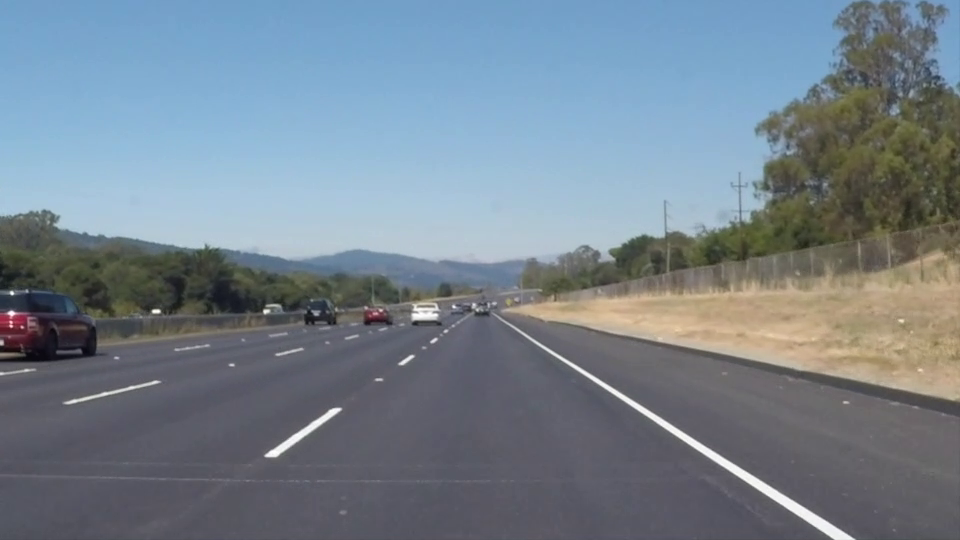
#> input picture frame 22 of Practical_pro_1/video/cv2_white_lane.mp4, 960 x 540 px, given in place of cv2_yellow_lane.mp4, which was not available
$ python main.py
#> lines starting #> are read from the running program, lines starting #| are printed output that depends on the picture; after the words box and inside, x2 and y2 are one past the last pixel; in counts of white or black regions, pixels touching at a corner belong together; pictures that were not available may be replaced by others from this repository, and a replacement may not be noted
#> further down, img is the input picture: shape (540, 960, 3); mean B, G, R 141.9, 130.7, 117.7
import cv2
import numpy as np
import os
import matplotlib.pyplot as plt

'''
在进行霍夫变换之前，通常需要进行边缘检测。Canny边缘检测是一种常用的方法。
使用霍夫变换检测图像中的直线。
OpenCV提供了两种霍夫变换函数：cv2.HoughLines和cv2.HoughLinesP。
cv2.HoughLinesP是概率霍夫变换，通常更常用，因为它计算效率更高。

'''
def nothing(x):
    pass
def creat_track_th():
    cv2.createTrackbar("th", "img", 0, 255, nothing)
    return None
# [8 lines left out: functions creat_track_canny, plt_show, not called in this run]

def img_to_rgb(x):
    return cv2.cvtColor(x, cv2.COLOR_GRAY2BGR)

def fit_output(_points, ymax, ymin):
    x_fit = [p[0] for p in _points]
    y_fit = [p[1] for p in _points]

    fit = np.polyfit(y_fit,x_fit,1)
    fit_fn = np.poly1d(fit)
    # print(type(fit), fit, type(fit_fn),fit_fn)
    xmin = int(fit_fn(ymin))
    xmax = int(fit_fn(ymax))

    return [(xmin, ymin), (xmax, ymax)]

def clean_lines(lines, threshold):
    slope = [(y2 - y1)/(x2 - x1) for line in lines for x1, y1, x2, y2 in line]
    while len(lines) > 0:
        mean = np.mean(slope) # 取平均值
        diff = [abs(s - mean) for s in slope] # 对所有直线的斜率与平均斜率作差，得到所有直线的误差量
        idx = np.argmax(diff) # 找到误差最大的直线的索引
        if diff[idx] > threshold:
            slope.pop(idx)
            lines.pop(idx)
        else:
            break
    return None

def image_process(img):
    global img_th

    img_gray = cv2.cvtColor(img, cv2.COLOR_RGB2GRAY)
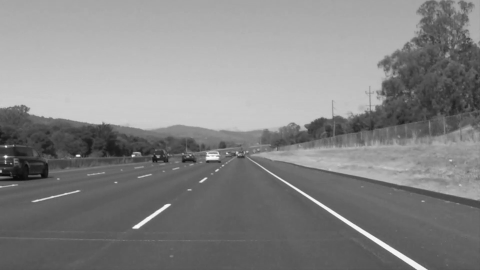
#> img_gray: shape (540, 960) (shown at 1/2 size); min 6, max 255, mean 132.6
    img_blur = cv2.GaussianBlur(img_gray, [5, 5], 1)
    points = np.array([[399, 340], [564, 340], [885, img.shape[0]], [120, img.shape[0]]])

    img_black = np.zeros((img.shape[0], img.shape[1]), dtype=np.uint8)
    mask_img = cv2.fillPoly(img_black, [points], [255])
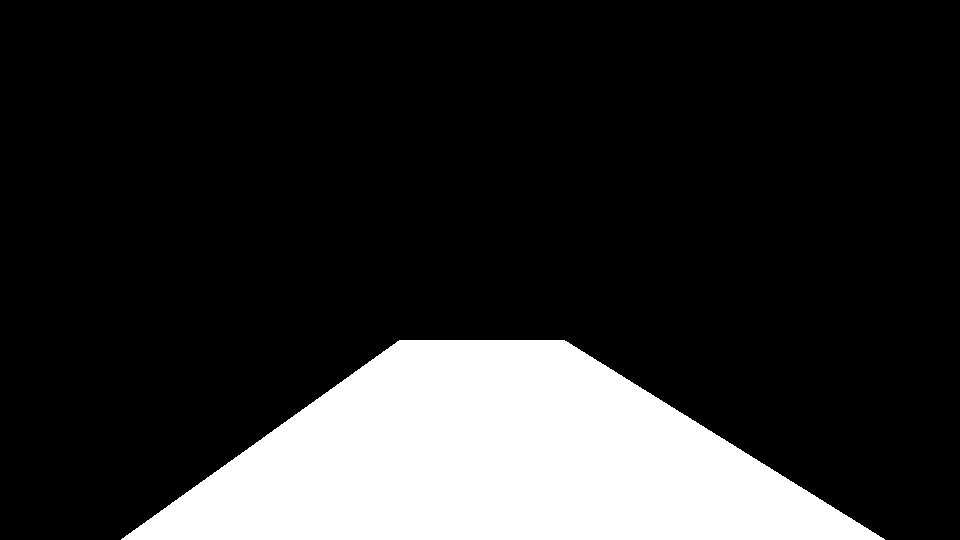
#> img_black: shape (540, 960); 18% white; 1 white region, box (x1, y1, x2, y2) and area: (121, 340, 885, 540) 93100
    ret, img_th = cv2.threshold(img_blur, 160, 255, cv2.THRESH_BINARY)
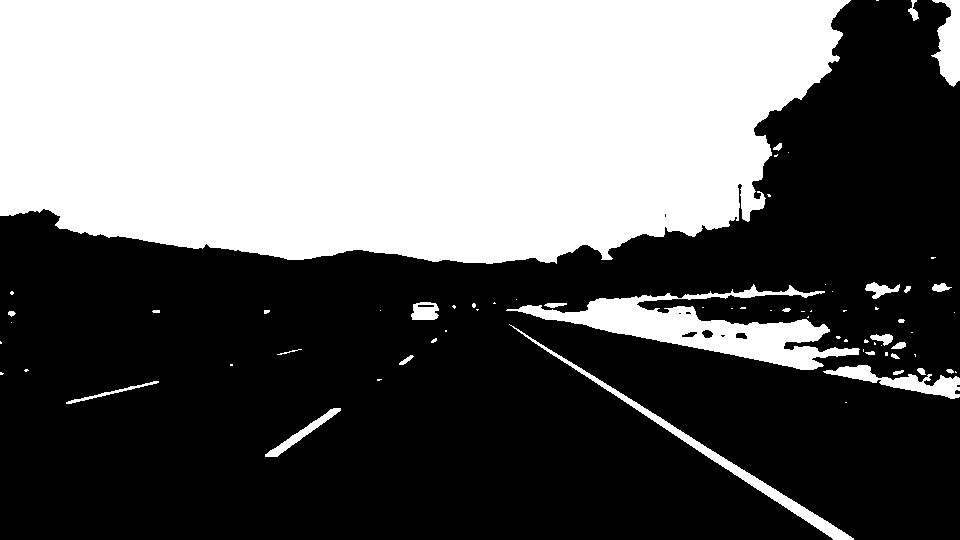
#> img_th: shape (540, 960); 40.9% white; 71 white regions (43 under 20 px), largest, box (x1, y1, x2, y2) and area: (0, 0, 851, 264) 193491, (506, 284, 860, 370) 9915, (509, 324, 854, 540) 2802
    img_bit_add = cv2.bitwise_and(img_th,img_th,mask=mask_img)
#> img_bit_add: shape (540, 960); 0.67% white; 5 white regions (2 under 20 px), largest, box (x1, y1, x2, y2) and area: (531, 340, 854, 540) 2752, (265, 408, 341, 457) 638, (399, 355, 414, 365) 60
    img_edge = cv2.Canny(img_bit_add, 200, 255)
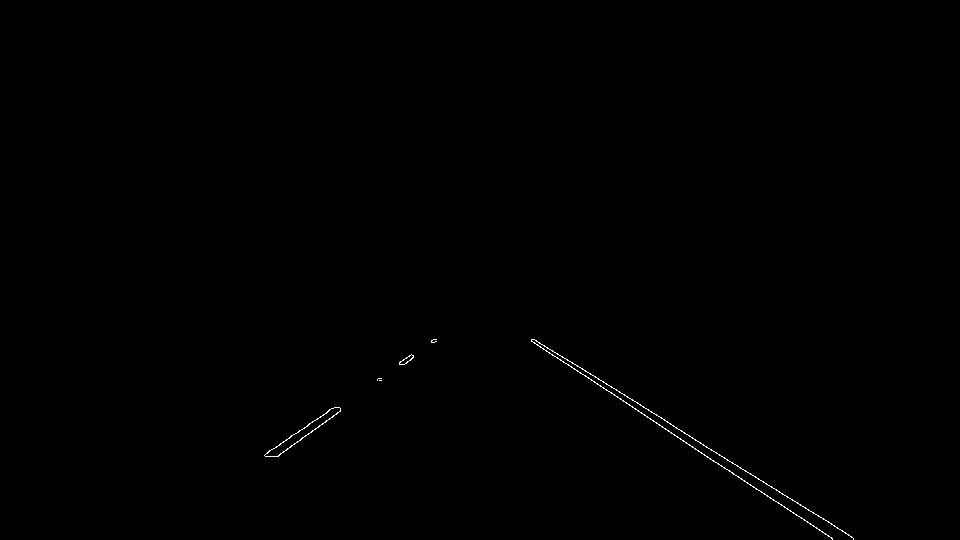
#> img_edge: shape (540, 960); 0.21% white in thin lines or dots, all inside (x1, y1, x2, y2) = (264, 339, 854, 540)
    return img_edge

path = os.getcwd()
img_path = os.path.join(path, "Opencv_learn", "Practical_pro_1/pic/lane2.jpg")

vedio_path = os.path.join(path, "Opencv_learn", "Practical_pro_1", "video", "cv2_yellow_lane.mp4")
if __name__ == "__main__":
    frame = cv2.VideoCapture(vedio_path)
    cv2.namedWindow("img", cv2.WINDOW_NORMAL)
    cv2.namedWindow("img_1", cv2.WINDOW_NORMAL)
    cv2.namedWindow("img_2", cv2.WINDOW_NORMAL)

    # img = cv2.imread(path)
    while True:

        ret, img = frame.read()

        img_edge = image_process(img)

        lines = cv2.HoughLinesP(img_edge, 1, np.pi / 180, 15, minLineLength=10, maxLineGap=10)
#> lines = [[534, 339, 853, 538], [620, 399, 831, 537], [531, 341, 674, 434], [277, 456, 340, 410], [267, 452, 332, 408], [403, 364, 413, 357], [264, 455, 335, 407], [737, 465, 851, 536], [276, 456, 337, 412], [399, 363, 411, 354], [698, 451, 832, 538]]
        # print(len(lines), lines)
        img_color = img_to_rgb(img_edge)

        # creat_track_th()
        # creat_track_canny()

        left_lines = []
        right_lines = []
        average_slope = 0.0
        if lines is not None:
            for line in lines:
                x1, y1, x2, y2 = line[0]
                slope = (y2-y1)/(x2-x1)
                print(x1, y1, x2, y2, slope)
                cv2.line(img_color, (x1, y1), (x2, y2), (0, 255, 0), 2)
                cv2.circle(img_color, center=(x1, y1), radius=2, color=(255,0,0), thickness=-1)
                cv2.circle(img_color, center=(x2, y2), radius=2, color=(0,0,255), thickness=-1)
                if slope < 0:
                    left_lines.append(line)
                else:
                    right_lines.append(line)
#> this loop made 11 passes
#> (x1, y1, x2, y2, slope) on passes 1 to 8: (534, 339, 853, 538, 0.624), (620, 399, 831, 537, 0.654), (531, 341, 674, 434, 0.65), (277, 456, 340, 410, -0.73), (267, 452, 332, 408, -0.677), (403, 364, 413, 357, -0.7), (264, 455, 335, 407, -0.676), (737, 465, 851, 536, 0.623)
#> (printed output is left out)
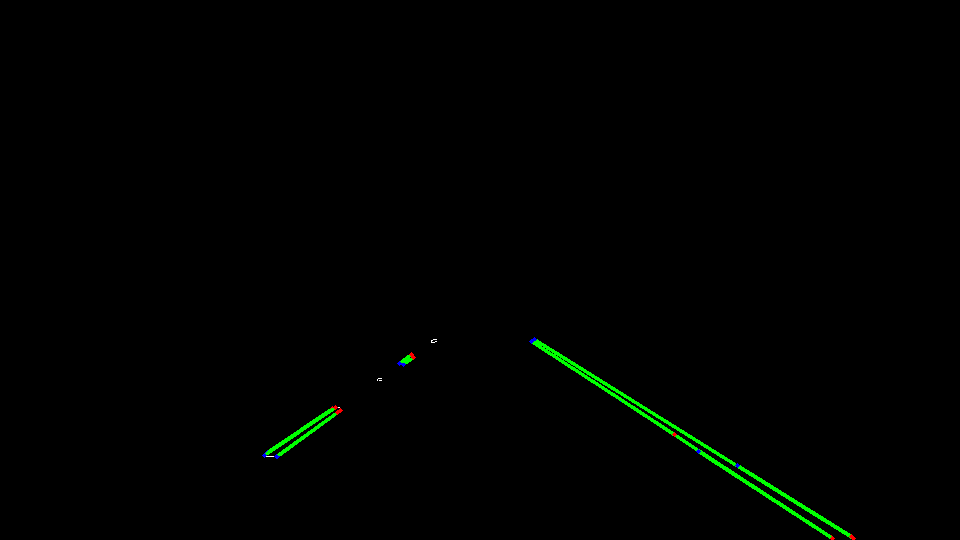
#> img_color: shape (540, 960, 3); mean B, G, R 0.1, 1.6, 0.1
#> after the loop, left_lines = [[[277, 456, 340, 410]], [[267, 452, 332, 408]], [[403, 364, 413, 357]], [[264, 455, 335, 407]], [[276, 456, 337, 412]], [[399, 363, 411, 354]]]; right_lines = [[[534, 339, 853, 538]], [[620, 399, 831, 537]], [[531, 341, 674, 434]], [[737, 465, 851, 536]], [[698, 451, 832, 538]]]

        # [7 lines of commented-out code are left out]
        clean_lines(left_lines, 0.05)
#> in clean_lines, `slope = [(y2 - y1)/(x2 - x1) for line in lines for x1, y1, x2, y2 in l..`: slope = [-0.73, -0.677, -0.7, -0.676, -0.721, -0.75]
#> the loop in clean_lines, `while len(lines) > 0:` made 1 pass
#> (mean, diff, idx) on pass 1: (-0.709, [0.0211, 0.0322, 0.00907, 0.033, 0.0122, 0.0409], 5)
#> after the loop in clean_lines, `while len(lines) > 0:`: lines has the same summary as left_lines outside clean_lines
        clean_lines(right_lines, 0.05)
#> the loop in clean_lines (call 2), `while len(lines) > 0:` made 1 pass
#> (mean, diff, idx) on pass 1: (0.64, [0.0162, 0.014, 0.0103, 0.0172, 0.0092], 3)
        left_points = [(x1,y1) for line in left_lines for x1, y1, x2, y2 in line]
#> left_points = [(277, 456), (267, 452), (403, 364), (264, 455), (276, 456), (399, 363)]
        left_points = left_points + [(x2, y2) for line in left_lines for x1, y1, x2, y2 in line]
#> left_points = [(277, 456), (267, 452), (403, 364), (264, 455), (276, 456), (399, 363), (340, 410), (332, 408), (413, 357), (335, 407), (337, 412), (411, 354)]

        right_points = [(x1, y1) for line in right_lines for x1, y1, x2, y2 in line]
#> right_points = [(534, 339), (620, 399), (531, 341), (737, 465), (698, 451)]
        right_points = right_points + [(x2, y2) for line in right_lines for x1, y1, x2, y2 in line]
#> right_points = [(534, 339), (620, 399), (531, 341), (737, 465), (698, 451), (853, 538), (831, 537), (674, 434), (851, 536), (832, 538)]

        # print(type(left_lines), left_points)

        point_left_fit_1, point_left_fit_2 = fit_output(left_points, img.shape[0], 340)
#> in fit_output, `x_fit = [p[0] for p in _points]`: x_fit = [277, 267, 403, 264, 276, 399, 340, 332, 413, 335, 337, 411]
#> in fit_output, `y_fit = [p[1] for p in _points]`: y_fit = [456, 452, 364, 455, 456, 363, 410, 408, 357, 407, 412, 354]
#> in fit_output, `fit = np.polyfit(y_fit,x_fit,1)`: fit = [-1.42, 916]
#> in fit_output, `xmin = int(fit_fn(ymin))`: xmin = 434
#> in fit_output, `xmax = int(fit_fn(ymax))`: xmax = 150
#> point_left_fit_1 = (434, 340); point_left_fit_2 = (150, 540)
        point_right_fit_1, point_right_fit_2 = fit_output(right_points, img.shape[0], 340)
#> point_right_fit_1 = (530, 340); point_right_fit_2 = (845, 540)

        cv2.line(img, pt1=point_left_fit_1, pt2=point_left_fit_2, color=[255, 0, 255], thickness=4)
        cv2.line(img, pt1=point_right_fit_1, pt2=point_right_fit_2, color=[255, 0, 255], thickness=4)

        img_black_1 = np.zeros((img.shape[0], img.shape[1]), dtype=np.uint8)
        img_black_color = img_to_rgb(img_black_1)
#> img_black_1: shape (540, 960); every value is 0
        cv2.fillPoly(img_black_color, [np.array([point_left_fit_1, point_right_fit_1, point_right_fit_2, point_left_fit_2])], color=[255, 255, 0])
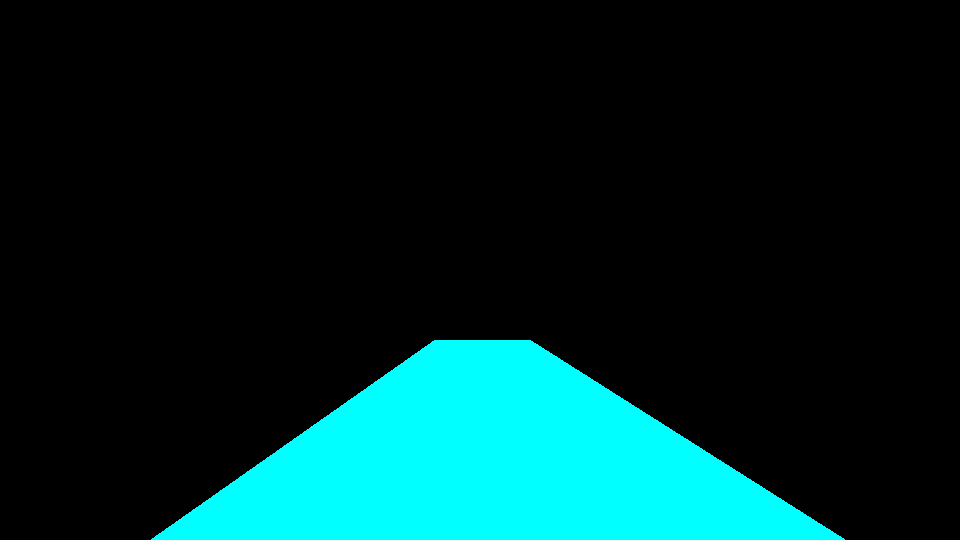
#> img_black_color: shape (540, 960, 3); mean B, G, R 39, 39, 0
        img_optput = cv2.addWeighted(src1=img, alpha=0.5, src2=img_black_color, beta=0.5, gamma=0)
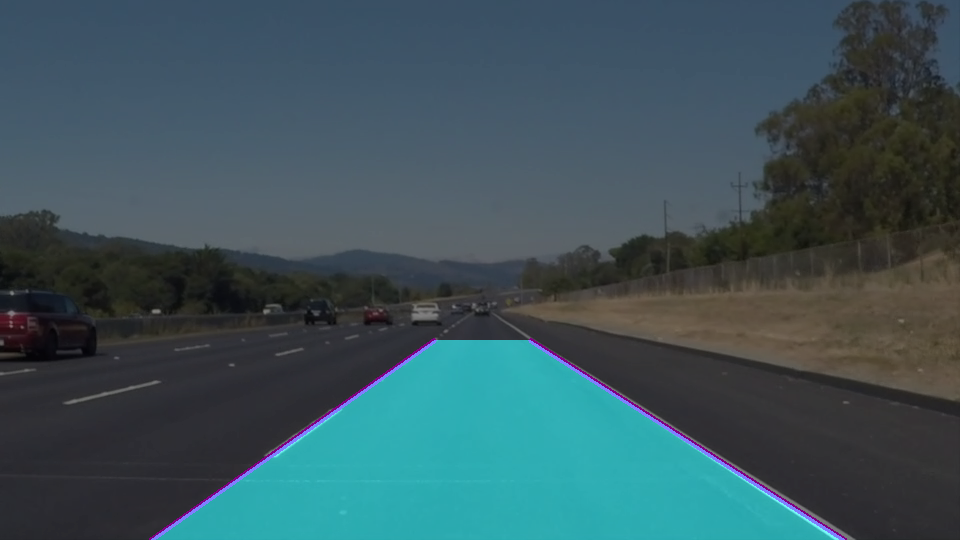
#> img_optput: shape (540, 960, 3); mean B, G, R 90.7, 84.2, 59.1
        # [8 lines of commented-out code are left out]


        cv2.imshow("img", img_th)
        cv2.imshow("img_1", img_color)
        cv2.imshow("img_2", img_optput)

        k = cv2.waitKey(1)
#> (key q is pressed here)
        if k == ord('q'):
            break

cv2.destroyAllWindows()

$ run again, starting later in the video
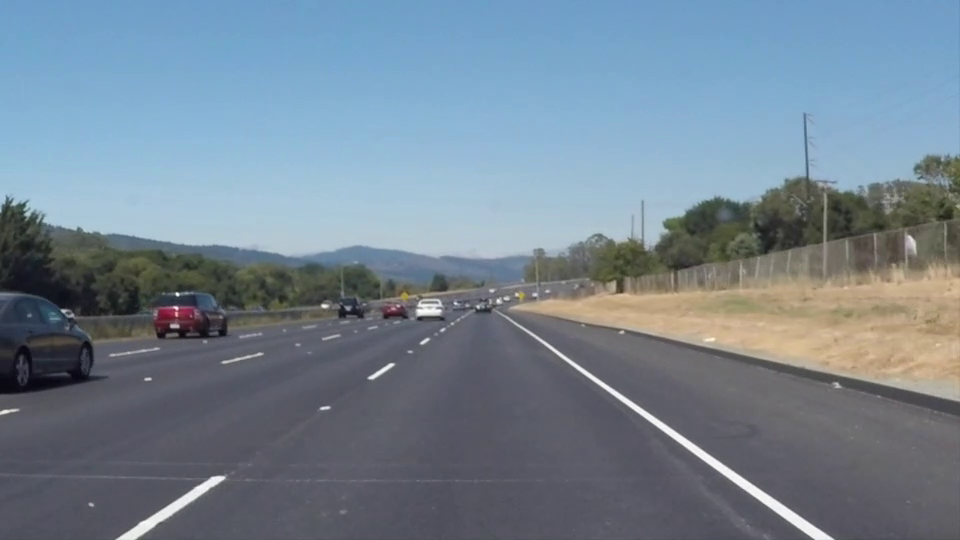
#> input picture frame 99 of Practical_pro_1/video/cv2_white_lane.mp4, 960 x 540 px, given in place of cv2_yellow_lane.mp4, which was not available
#> img is the input picture: shape (540, 960, 3); mean B, G, R 146, 132.3, 116.7
#> img_black: shape (540, 960); 18% white; 1 white region, box (x1, y1, x2, y2) and area: (121, 340, 885, 540) 93100
#> img_th: shape (540, 960); 45.8% white; 54 white regions (34 under 20 px), largest, box (x1, y1, x2, y2) and area: (0, 0, 960, 259) 216648, (513, 292, 960, 400) 13858, (512, 321, 833, 540) 2675
#> img_bit_add: shape (540, 960); 0.73% white; 5 white regions, box (x1, y1, x2, y2) and area: (539, 340, 833, 540) 2604, (121, 476, 225, 540) 1041, (369, 363, 394, 380) 119, (421, 340, 429, 344) 21, (321, 406, 329, 410) 20
#> img_edge: shape (540, 960); 0.22% white in thin lines or dots, all inside (x1, y1, x2, y2) = (121, 339, 833, 540)
#> `lines = cv2.HoughLinesP(img_edge, 1, np.pi / 180, 15, minLineLength=10..`: lines = 16 rows, first 6: [539, 341, 762, 503], [654, 417, 832, 537], [540, 339, 675, 430], [137, 537, 224, 478], [726, 476, 812, 538], [187, 493, 212, 476]
#> the loop `for line in lines:` made 16 passes
#> (x1, y1, x2, y2, slope) on passes 1 to 8: (539, 341, 762, 503, 0.726), (654, 417, 832, 537, 0.674), (540, 339, 675, 430, 0.674), (137, 537, 224, 478, -0.678), (726, 476, 812, 538, 0.721), (187, 493, 212, 476, -0.68), (121, 539, 175, 500, -0.722), (136, 539, 224, 479, -0.682)
#> (printed output is left out)
#> after the loop `for line in lines:`:
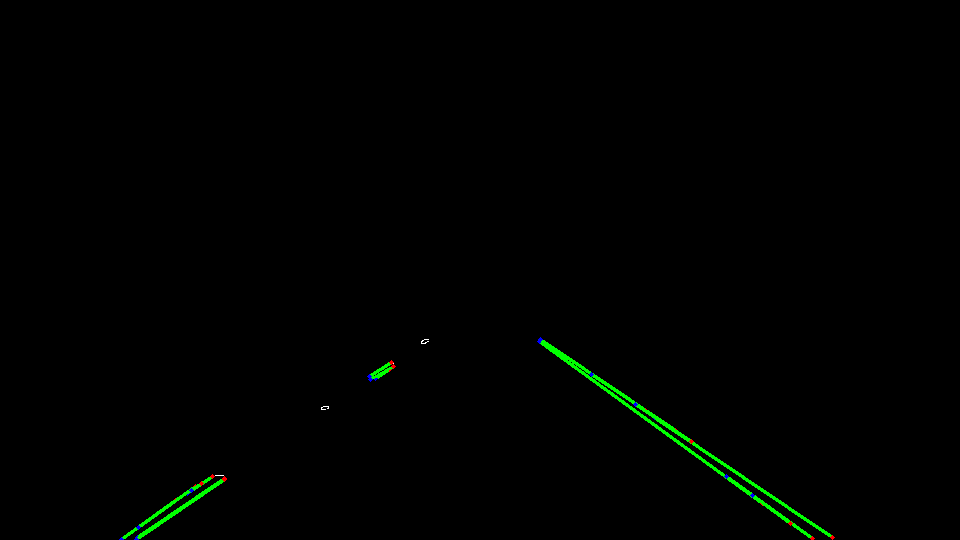
#> img_color: shape (540, 960, 3); mean B, G, R 0.1, 1.6, 0.1
#> after the loop `for line in lines:`: left_lines = [[[137, 537, 224, 478]], [[187, 493, 212, 476]], [[121, 539, 175, 500]], [[136, 539, 224, 479]], [[138, 527, 195, 486]], [[375, 378, 389, 369]], [[369, 376, 391, 362]], [[370, 379, 393, 366]], [[191, 490, 201, 483]]]; right_lines = [[[539, 341, 762, 503]], [[654, 417, 832, 537]], [[540, 339, 675, 430]], [[726, 476, 812, 538]], [[591, 374, 645, 410]], [[635, 404, 691, 441]], [[752, 495, 790, 523]]]
#> in clean_lines, `slope = [(y2 - y1)/(x2 - x1) for line in lines for x1, y1, x2, y2 in l..`: slope = [-0.678, -0.68, -0.722, -0.682, -0.719, -0.643, -0.636, -0.565, -0.7]
#> the loop in clean_lines, `while len(lines) > 0:` made 2 passes
#> (mean, idx) on passes 1 to 2: (-0.67, 7), (-0.683, 6)
#> after the loop in clean_lines, `while len(lines) > 0:`: lines = [[[137, 537, 224, 478]], [[187, 493, 212, 476]], [[121, 539, 175, 500]], [[136, 539, 224, 479]], [[138, 527, 195, 486]], [[375, 378, 389, 369]], [[369, 376, 391, 362]], [[191, 490, 201, 483]]]; slope = [-0.678, -0.68, -0.722, -0.682, -0.719, -0.643, -0.636, -0.7]
#> the loop in clean_lines (call 2), `while len(lines) > 0:` made 1 pass
#> (mean, diff, idx) on pass 1: (0.694, [0.0322, 0.0201, 0.0202, 0.0267, 0.0276, 0.0335, 0.0426], 6)
#> `left_points = [(x1,y1) for line in left_lines for x1, y1, x2, y2 in li..`: left_points = [(137, 537), (187, 493), (121, 539), (136, 539), (138, 527), (375, 378), (369, 376), (191, 490)]
#> `left_points = left_points + [(x2, y2) for line in left_lines for x1, y..`: left_points = [(137, 537), (187, 493), (121, 539), (136, 539), (138, 527), (375, 378), (369, 376), (191, 490), (224, 478), (212, 476), (175, 500), (224, 479), (195, 486), (389, 369), (391, 362), (201, 483)]
#> `right_points = [(x1, y1) for line in right_lines for x1, y1, x2, y2 in..`: right_points = [(539, 341), (654, 417), (540, 339), (726, 476), (591, 374), (635, 404), (752, 495)]
#> `right_points = right_points + [(x2, y2) for line in right_lines for x1..`: right_points = [(539, 341), (654, 417), (540, 339), (726, 476), (591, 374), (635, 404), (752, 495), (762, 503), (832, 537), (675, 430), (812, 538), (645, 410), (691, 441), (790, 523)]
#> x_fit = [137, 187, 121, 136, 138, 375, 369, 191, 224, 212, 175, 224, 195, 389, 391, 201]
#> y_fit = [537, 493, 539, 539, 527, 378, 376, 490, 478, 476, 500, 479, 486, 369, 362, 483]
#> fit = [-1.53, 946.3]
#> xmin = 426
#> xmax = 121
#> point_left_fit_1 = (426, 340); point_left_fit_2 = (121, 540)
#> point_right_fit_1 = (544, 340); point_right_fit_2 = (820, 540)
#> img_black_1: shape (540, 960); every value is 0
#> img_black_color: shape (540, 960, 3); mean B, G, R 40.2, 40.2, 0
#> `img_optput = cv2.addWeighted(src1=img, alpha=0.5, src2=img_black_color..`:
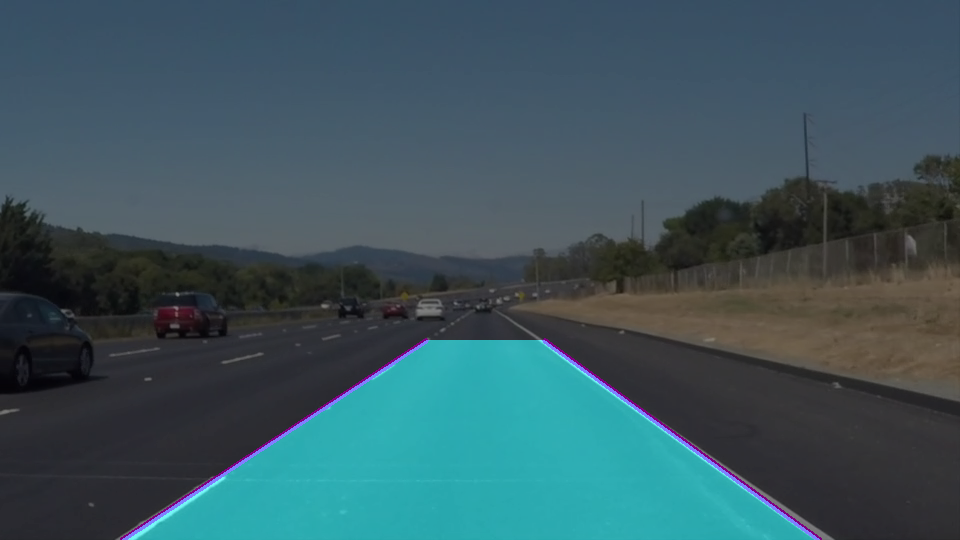
#> img_optput: shape (540, 960, 3); mean B, G, R 93.3, 85.6, 58.6
